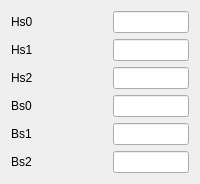
                        <widget class="QWidget" name="tab_11">
                         <attribute name="title">
                          <string>Slot</string>
                         </attribute>
                         <layout class="QVBoxLayout" name="verticalLayout_6">
                          <item>
                           <layout class="QHBoxLayout" name="horizontalLayout_23" stretch="2,3,4">
                            <item>
                             <widget class="QLabel" name="label_23">
                              <property name="text">
                               <string>Hs0</string>
                              </property>
                             </widget>
                            </item>
                            <item>
                             <spacer name="horizontalSpacer_24">
                              <property name="orientation">
                               <enum>Qt::Horizontal</enum>
                              </property>
                              <property name="sizeHint" stdset="0">
                               <size>
                                <width>40</width>
                                <height>20</height>
                               </size>
                              </property>
                             </spacer>
                            </item>
                            <item>
                             <widget class="QLineEdit" name="lineEdit22"/>
                            </item>
                           </layout>
                          </item>
                          <item>
                           <layout class="QHBoxLayout" name="horizontalLayout_24" stretch="2,3,4">
                            <item>
                             <widget class="QLabel" name="label_24">
                              <property name="text">
                               <string>Hs1</string>
                              </property>
                             </widget>
                            </item>
                            <item>
                             <spacer name="horizontalSpacer_25">
                              <property name="orientation">
                               <enum>Qt::Horizontal</enum>
                              </property>
                              <property name="sizeHint" stdset="0">
                               <size>
                                <width>40</width>
                                <height>20</height>
                               </size>
                              </property>
                             </spacer>
                            </item>
                            <item>
                             <widget class="QLineEdit" name="lineEdit23"/>
                            </item>
                           </layout>
                          </item>
                          <item>
                           <layout class="QHBoxLayout" name="horizontalLayout_25" stretch="2,3,4">
                            <item>
                             <widget class="QLabel" name="label_25">
                              <property name="text">
                               <string>Hs2</string>
                              </property>
                             </widget>
                            </item>
                            <item>
                             <spacer name="horizontalSpacer_26">
                              <property name="orientation">
                               <enum>Qt::Horizontal</enum>
                              </property>
                              <property name="sizeHint" stdset="0">
                               <size>
                                <width>40</width>
                                <height>20</height>
                               </size>
                              </property>
                             </spacer>
                            </item>
                            <item>
                             <widget class="QLineEdit" name="lineEdit24"/>
                            </item>
                           </layout>
                          </item>
                          <item>
                           <layout class="QHBoxLayout" name="horizontalLayout_26" stretch="2,3,4">
                            <item>
                             <widget class="QLabel" name="label_26">
                              <property name="text">
                               <string>Bs0</string>
                              </property>
                             </widget>
                            </item>
                            <item>
                             <spacer name="horizontalSpacer_27">
                              <property name="orientation">
                               <enum>Qt::Horizontal</enum>
                              </property>
                              <property name="sizeHint" stdset="0">
                               <size>
                                <width>40</width>
                                <height>20</height>
                               </size>
                              </property>
                             </spacer>
                            </item>
                            <item>
                             <widget class="QLineEdit" name="lineEdit25"/>
                            </item>
                           </layout>
                          </item>
                          <item>
                           <layout class="QHBoxLayout" name="horizontalLayout_27" stretch="2,3,4">
                            <item>
                             <widget class="QLabel" name="label_27">
                              <property name="text">
                               <string>Bs1</string>
                              </property>
                             </widget>
                            </item>
                            <item>
                             <spacer name="horizontalSpacer_28">
                              <property name="orientation">
                               <enum>Qt::Horizontal</enum>
                              </property>
                              <property name="sizeHint" stdset="0">
                               <size>
                                <width>40</width>
                                <height>20</height>
                               </size>
                              </property>
                             </spacer>
                            </item>
                            <item>
                             <widget class="QLineEdit" name="lineEdit26"/>
                            </item>
                           </layout>
                          </item>
                          <item>
                           <layout class="QHBoxLayout" name="horizontalLayout_28" stretch="2,3,4">
                            <item>
                             <widget class="QLabel" name="label_28">
                              <property name="text">
                               <string>Bs2</string>
                              </property>
                             </widget>
                            </item>
                            <item>
                             <spacer name="horizontalSpacer_29">
                              <property name="orientation">
                               <enum>Qt::Horizontal</enum>
                              </property>
                              <property name="sizeHint" stdset="0">
                               <size>
                                <width>40</width>
                                <height>20</height>
                               </size>
                              </property>
                             </spacer>
                            </item>
                            <item>
                             <widget class="QLineEdit" name="lineEdit27"/>
                            </item>
                           </layout>
                          </item>
                         </layout>
                        </widget>
